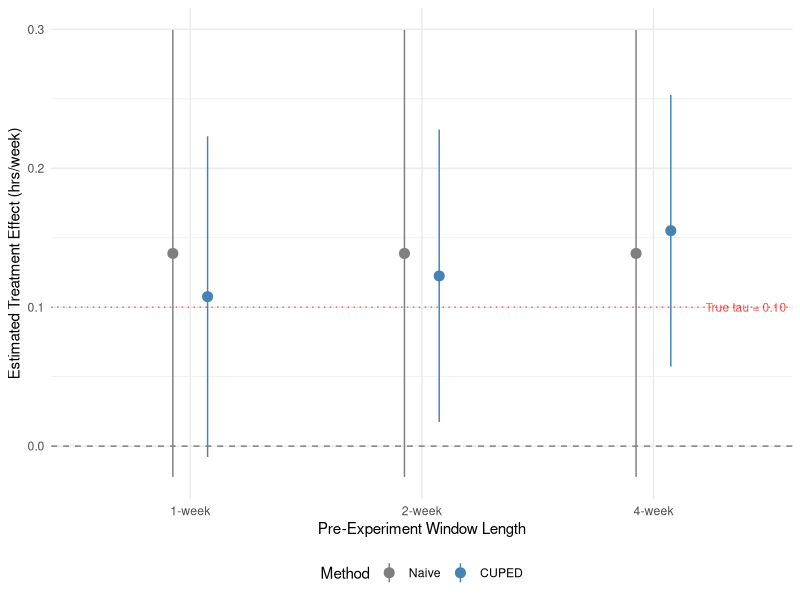

Recreate this plot in R.
## ---- chunk 1
knitr::opts_chunk$set(echo = TRUE, fig.pos = "H", out.extra = "")
## ---- chunk 2
library(tidyverse)
## ---- chunk 3
set.seed(42)

N <- 50000
new_user_frac <- 0.20
log_mean <- log(7)
log_sd <- 0.7
noise_sd <- 5.0
tau <- 0.10
n_pre_weeks <- 4
## ---- chunk 4
n_new <- round(N * new_user_frac)
n_existing <- N - n_new

users <- tibble(
  user_id = 1:N,
  is_new = c(rep(TRUE, n_new), rep(FALSE, n_existing)),
  baseline_mu = rlnorm(N, meanlog = log_mean, sdlog = log_sd),
  treatment = sample(c(0L, 1L), N, replace = TRUE)
)

generate_week <- function(baseline_mu, treatment_indicator = NULL, tau_val = 0) {
  n <- length(baseline_mu)
  noise <- rnorm(n, mean = 0, sd = noise_sd)
  hours <- baseline_mu + noise
  if (!is.null(treatment_indicator)) {
    hours <- hours + tau_val * treatment_indicator
  }
  return(pmax(hours, 0))
}

pre_weeks <- map(1:n_pre_weeks, ~ generate_week(users$baseline_mu))
names(pre_weeks) <- paste0("pre_week_", 1:n_pre_weeks)
post_week <- generate_week(users$baseline_mu, users$treatment, tau)

sim_data <- users %>%
  bind_cols(as_tibble(pre_weeks)) %>%
  mutate(
    post_week = post_week,
    pre_1wk = pre_week_4,
    pre_2wk = (pre_week_3 + pre_week_4) / 2,
    pre_4wk = (pre_week_1 + pre_week_2 + pre_week_3 + pre_week_4) / 4
  ) %>%
  mutate(
    pre_1wk = if_else(is_new, NA_real_, pre_1wk),
    pre_2wk = if_else(is_new, NA_real_, pre_2wk),
    pre_4wk = if_else(is_new, NA_real_, pre_4wk)
  )

existing <- sim_data %>% filter(!is_new)
## ---- chunk 5
rho_1 <- cor(existing$pre_1wk, existing$post_week)
rho_2 <- cor(existing$pre_2wk, existing$post_week)
rho_4 <- cor(existing$pre_4wk, existing$post_week)

tibble(
  `Pre-Experiment Window` = c("1 week", "2 weeks", "4 weeks"),
  `Correlation (rho)` = round(c(rho_1, rho_2, rho_4), 3),
  `Theoretical VR` = paste0(round(c(rho_1, rho_2, rho_4)^2 * 100, 1), "%")
) %>% knitr::kable(caption = "Pre-post correlation and theoretical variance reduction by window length (existing users only).")
## ---- chunk 6
cuped_adjust <- function(y, x) {
  has_x <- !is.na(x)
  theta <- cov(y[has_x], x[has_x]) / var(x[has_x])
  x_mean <- mean(x[has_x])
  y_adj <- y
  y_adj[has_x] <- y[has_x] - theta * (x[has_x] - x_mean)
  return(list(y_adj = y_adj, theta = theta))
}

run_test <- function(data, pre_col, label) {
  y <- data$post_week
  x <- data[[pre_col]]
  w <- data$treatment

  y_t <- y[w == 1]; y_c <- y[w == 0]
  n_t <- length(y_t); n_c <- length(y_c)
  naive_est <- mean(y_t) - mean(y_c)
  naive_se <- sqrt(var(y_t) / n_t + var(y_c) / n_c)
  naive_ci <- naive_est + c(-1, 1) * 1.96 * naive_se
  naive_sig <- (naive_ci[1] > 0) | (naive_ci[2] < 0)

  res <- cuped_adjust(y, x)
  ya <- res$y_adj
  ya_t <- ya[w == 1]; ya_c <- ya[w == 0]
  cuped_est <- mean(ya_t) - mean(ya_c)
  cuped_se <- sqrt(var(ya_t) / n_t + var(ya_c) / n_c)
  cuped_ci <- cuped_est + c(-1, 1) * 1.96 * cuped_se
  cuped_sig <- (cuped_ci[1] > 0) | (cuped_ci[2] < 0)

  vr <- 1 - cuped_se^2 / naive_se^2

  tibble(
    Window = label,
    `Naive Est` = round(naive_est, 4),
    `Naive SE` = round(naive_se, 4),
    `Naive 95% CI` = sprintf("[%.4f, %.4f]", naive_ci[1], naive_ci[2]),
    `Naive Sig.` = ifelse(naive_sig, "Yes", "No"),
    `CUPED Est` = round(cuped_est, 4),
    `CUPED SE` = round(cuped_se, 4),
    `CUPED 95% CI` = sprintf("[%.4f, %.4f]", cuped_ci[1], cuped_ci[2]),
    `CUPED Sig.` = ifelse(cuped_sig, "Yes", "No"),
    `Var. Reduction` = sprintf("%.1f%%", vr * 100)
  )
}
## ---- chunk 7
bind_rows(
  run_test(existing, "pre_1wk", "1-week"),
  run_test(existing, "pre_2wk", "2-week"),
  run_test(existing, "pre_4wk", "4-week")
) %>% knitr::kable(caption = "Naive vs CUPED estimator comparison (existing users, true tau = 0.10 hrs/week).")
## ---- chunk 8
bind_rows(
  run_test(sim_data, "pre_1wk", "1-week"),
  run_test(sim_data, "pre_2wk", "2-week"),
  run_test(sim_data, "pre_4wk", "4-week")
) %>% knitr::kable(caption = "Naive vs CUPED estimator comparison (all users including new, COALESCE approach).")
## ---- chunk 9
new_users <- sim_data %>% filter(is_new)
y_t <- new_users$post_week[new_users$treatment == 1]
y_c <- new_users$post_week[new_users$treatment == 0]
est <- mean(y_t) - mean(y_c)
se <- sqrt(var(y_t) / length(y_t) + var(y_c) / length(y_c))
ci <- est + c(-1, 1) * 1.96 * se

tibble(
  Estimate = round(est, 4),
  SE = round(se, 4),
  `95% CI` = sprintf("[%.4f, %.4f]", ci[1], ci[2]),
  Significant = ifelse((ci[1] > 0) | (ci[2] < 0), "Yes", "No")
) %>% knitr::kable(caption = "New users only (no CUPED possible).")
## ---- chunk 10
results <- bind_rows(
  run_test(existing, "pre_1wk", "1-week"),
  run_test(existing, "pre_2wk", "2-week"),
  run_test(existing, "pre_4wk", "4-week")
)

plot_data <- bind_rows(
  tibble(
    Window = results$Window,
    Method = "Naive",
    Est = results$`Naive Est`,
    CI_lo = as.numeric(str_extract(results$`Naive 95% CI`, "(?<=\\[)[\\d.-]+")),
    CI_hi = as.numeric(str_extract(results$`Naive 95% CI`, "(?<=, )[\\d.-]+(?=\\])"))
  ),
  tibble(
    Window = results$Window,
    Method = "CUPED",
    Est = results$`CUPED Est`,
    CI_lo = as.numeric(str_extract(results$`CUPED 95% CI`, "(?<=\\[)[\\d.-]+")),
    CI_hi = as.numeric(str_extract(results$`CUPED 95% CI`, "(?<=, )[\\d.-]+(?=\\])"))
  )
)

plot_data$Window <- factor(plot_data$Window, levels = c("1-week", "2-week", "4-week"))
plot_data$Method <- factor(plot_data$Method, levels = c("Naive", "CUPED"))

ggplot(plot_data, aes(x = Window, y = Est, color = Method)) +
  geom_pointrange(aes(ymin = CI_lo, ymax = CI_hi),
                  position = position_dodge(width = 0.3), size = 0.6) +
  geom_hline(yintercept = 0, linetype = "dashed", color = "gray50") +
  geom_hline(yintercept = tau, linetype = "dotted", color = "red", alpha = 0.6) +
  annotate("text", x = 3.4, y = tau, label = sprintf("True tau = %.2f", tau),
           color = "red", size = 3, alpha = 0.7) +
  scale_color_manual(values = c("Naive" = "gray50", "CUPED" = "steelblue")) +
  labs(y = "Estimated Treatment Effect (hrs/week)",
       x = "Pre-Experiment Window Length") +
  theme_minimal() +
  theme(legend.position = "bottom")
